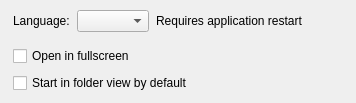
                <widget class="GroupPanel" name="generalGroup" native="true">
                 <property name="accessibleName">
                  <string notr="true">SGroup</string>
                 </property>
                 <layout class="QVBoxLayout" name="verticalLayout_12">
                  <property name="leftMargin">
                   <number>0</number>
                  </property>
                  <property name="topMargin">
                   <number>0</number>
                  </property>
                  <property name="rightMargin">
                   <number>0</number>
                  </property>
                  <property name="bottomMargin">
                   <number>0</number>
                  </property>
                  <item>
                   <layout class="QVBoxLayout" name="verticalLayout_20">
                    <property name="spacing">
                     <number>7</number>
                    </property>
                    <property name="leftMargin">
                     <number>13</number>
                    </property>
                    <property name="topMargin">
                     <number>10</number>
                    </property>
                    <property name="rightMargin">
                     <number>13</number>
                    </property>
                    <property name="bottomMargin">
                     <number>10</number>
                    </property>
                    <item>
                     <layout class="QHBoxLayout" name="horizontalLayout_18">
                      <property name="leftMargin">
                       <number>0</number>
                      </property>
                      <property name="topMargin">
                       <number>0</number>
                      </property>
                      <property name="rightMargin">
                       <number>0</number>
                      </property>
                      <item>
                       <widget class="QLabel" name="label_46">
                        <property name="text">
                         <string>Language:</string>
                        </property>
                       </widget>
                      </item>
                      <item>
                       <widget class="QComboBox" name="langComboBox">
                        <property name="sizePolicy">
                         <sizepolicy hsizetype="Minimum" vsizetype="Minimum">
                          <horstretch>0</horstretch>
                          <verstretch>0</verstretch>
                         </sizepolicy>
                        </property>
                       </widget>
                      </item>
                      <item>
                       <widget class="QLabel" name="label_48">
                        <property name="accessibleName">
                         <string notr="true">SNoteText</string>
                        </property>
                        <property name="text">
                         <string>Requires application restart</string>
                        </property>
                        <property name="alignment">
                         <set>Qt::AlignLeading|Qt::AlignLeft|Qt::AlignVCenter</set>
                        </property>
                       </widget>
                      </item>
                      <item>
                       <spacer name="horizontalSpacer_12">
                        <property name="orientation">
                         <enum>Qt::Horizontal</enum>
                        </property>
                        <property name="sizeHint" stdset="0">
                         <size>
                          <width>40</width>
                          <height>20</height>
                         </size>
                        </property>
                       </spacer>
                      </item>
                     </layout>
                    </item>
                    <item>
                     <widget class="QWidget" name="widget_20" native="true">
                      <property name="accessibleName">
                       <string notr="true">SLine</string>
                      </property>
                     </widget>
                    </item>
                    <item>
                     <widget class="QCheckBox" name="fullscreenCheckBox">
                      <property name="minimumSize">
                       <size>
                        <width>250</width>
                        <height>0</height>
                       </size>
                      </property>
                      <property name="text">
                       <string>Open in fullscreen</string>
                      </property>
                     </widget>
                    </item>
                    <item>
                     <widget class="QCheckBox" name="startInFolderViewCheckBox">
                      <property name="text">
                       <string>Start in folder view by default</string>
                      </property>
                     </widget>
                    </item>
                   </layout>
                  </item>
                 </layout>
                </widget>
